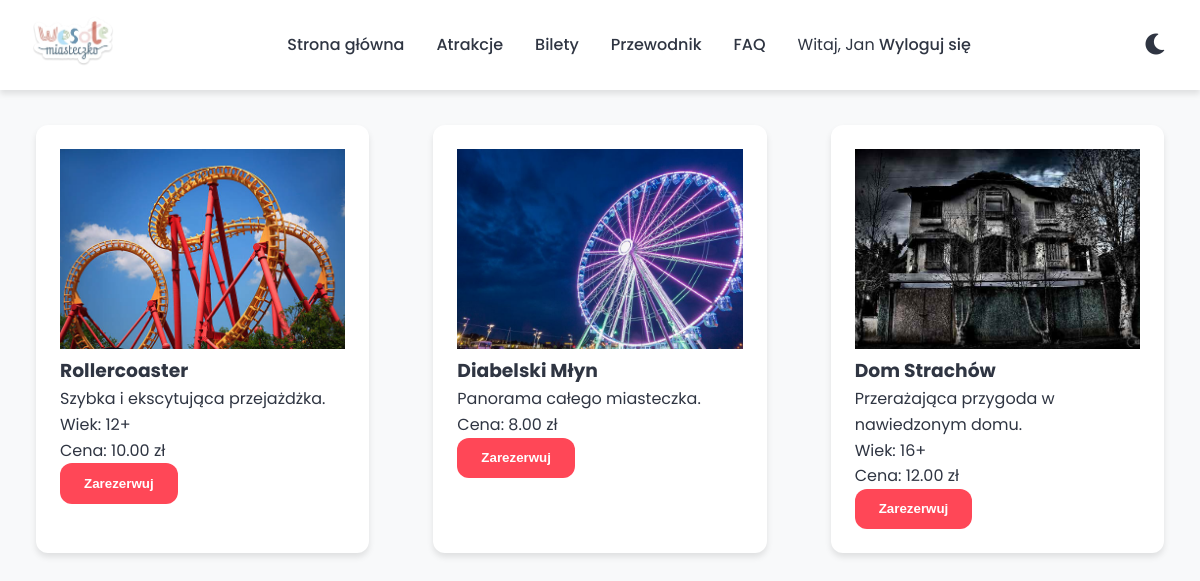
Screenshot of /attractions.php (signed in) with the database file from the repository.
### tables this page shows
CREATE TABLE IF NOT EXISTS `atrakcje` (
  `id_atrakcji` int(11) NOT NULL AUTO_INCREMENT,
  `id_pracownika` int(11) NOT NULL,
  `nazwa` varchar(100) NOT NULL,
  `opis` text DEFAULT NULL,
  `ograniczenie_wiekowe` int(11) DEFAULT NULL,
  `cena_wejscia` decimal(10,2) NOT NULL,
  PRIMARY KEY (`id_atrakcji`),
  KEY `id_pracownika` (`id_pracownika`)
);

### attractions.php (the view, shortened to what this page needs)
<?php
require_once 'connect.php';
include 'header.php';
$query = "SELECT * FROM atrakcje";
$result = mysqli_query($conn, $query);
?>
<!DOCTYPE html>
<html lang="pl">
<head>
    <link rel="stylesheet" href="style.css">
</head>
<body>
    <div class="container">
        <h1>Nasze Atrakcje</h1>
        <div class="filter-container">
            <button class="filter-btn active" data-age="0">Wszystkie</button>
            <button class="filter-btn" data-age="7">7+</button>
            <button class="filter-btn" data-age="12">12+</button>
            <button class="filter-btn" data-age="16">16+</button>
        </div>
        <div class="attractions-grid">
            <?php while($attraction = mysqli_fetch_assoc($result)): ?>
                <div class="card attraction-card">
                    <img src="images/attractions/<?php echo $attraction['id_atrakcji']; ?>.jpg"
                         alt="<?php echo $attraction['nazwa']; ?>">
                    <h3><?php echo $attraction['nazwa']; ?></h3>
                    <p><?php echo $attraction['opis']; ?></p>
                    <?php if($attraction['ograniczenie_wiekowe']): ?>
                        <p class="age-restriction">Wiek: <?php echo $attraction['ograniczenie_wiekowe']; ?>+</p>
                    <?php endif; ?>
                    <p class="price">Cena: <?php echo $attraction['cena_wejscia']; ?> zł</p>
                    <?php if(isset($_SESSION['user_id'])): ?>
                        <button class="btn btn-primary book-attraction"
                                data-id="<?php echo $attraction['id_atrakcji']; ?>">
                            Zarezerwuj
                        </button>
                    <?php endif; ?>
                </div>
            <?php endwhile; ?>
        </div>
    </div>
</body>
</html>

### style.css (style rules this page uses)
:root { --primary-color: #ff4757; --secondary-color: #2ed573; --accent-color: #ffa502; --background-color: #f8f9fa; --text-color: #2f3542; --card-bg: #ffffff; --nav-bg: #ffffff; --footer-bg: #2f3542; --footer-text: #ffffff; --shadow: 0 4px 6px rgba(0, 0, 0, 0.1); --border-radius: 12px; --transition: all 0.3s ease; }
* { margin: 0; padding: 0; box-sizing: border-box; }
body { font-family: 'Poppins', sans-serif; background-color: var(--background-color); color: var(--text-color); line-height: 1.6; transition: var(--transition); }
.container { max-width: 1200px; margin: 0 auto; padding: 0 20px; }
.btn { display: inline-block; padding: 0.8rem 1.5rem; border-radius: var(--border-radius); text-decoration: none; font-weight: 600; transition: var(--transition); border: none; cursor: pointer; }
.btn-primary { background-color: var(--primary-color); color: white; }
.card { background-color: var(--card-bg); border-radius: var(--border-radius); padding: 1.5rem; margin: 1rem; box-shadow: var(--shadow); transition: var(--transition); }
.attractions-grid { display: grid; grid-template-columns: repeat(auto-fit, minmax(300px, 1fr)); gap: 2rem; padding: 2rem 0; }
.attraction-card { position: relative; overflow: hidden; border-radius: var(--border-radius); background-color: var(--card-bg); }
.attraction-card img { width: 100%; height: 200px; object-fit: cover; }

### rows the page displays
atrakcje: shows a picture, nazwa "Rollercoaster", opis "Szybka i ekscytująca przejażdżka.", ograniczenie_wiekowe "12", cena_wejscia "10.00"
atrakcje: shows a picture, nazwa "Diabelski Młyn", opis "Panorama całego miasteczka.", cena_wejscia "8.00"
atrakcje: shows a picture, nazwa "Dom Strachów", opis "Przerażająca przygoda w nawiedzonym domu.", ograniczenie_wiekowe "16", cena_wejscia "12.00"

### other values shown
$_SESSION['user_name'] "Jan"
